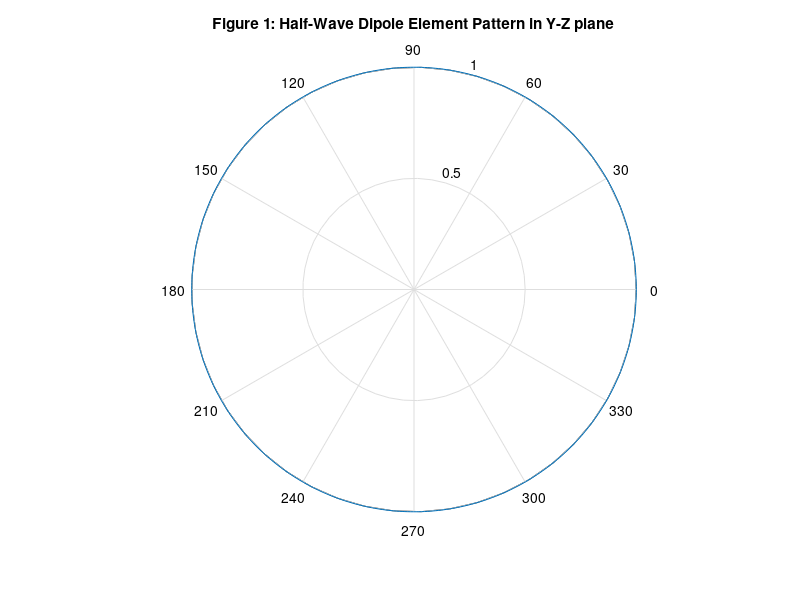
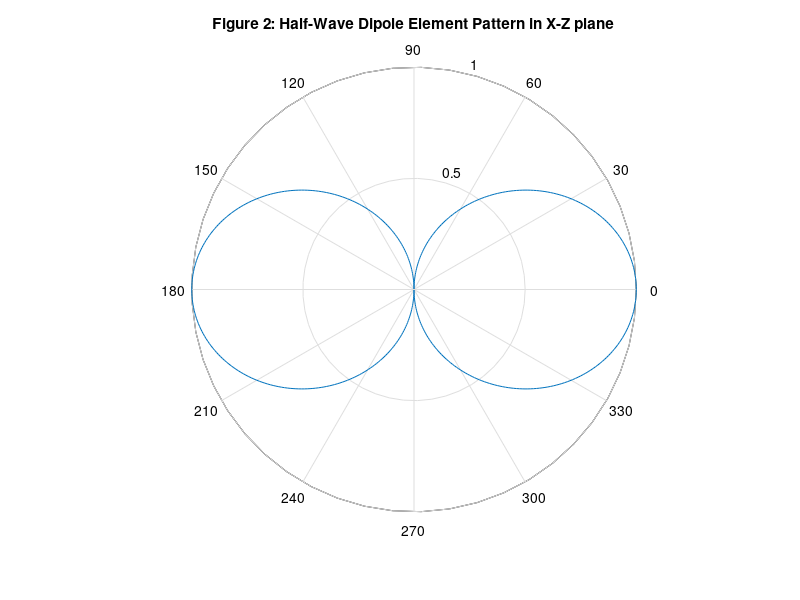
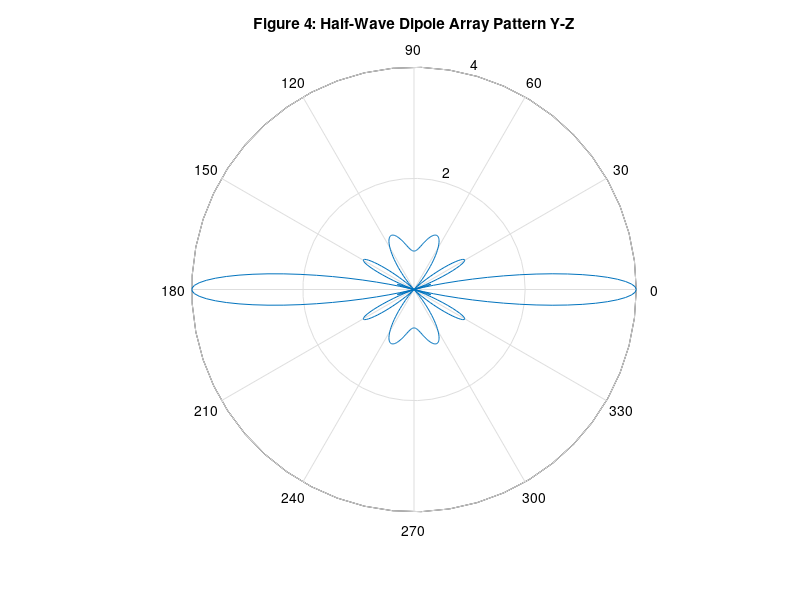
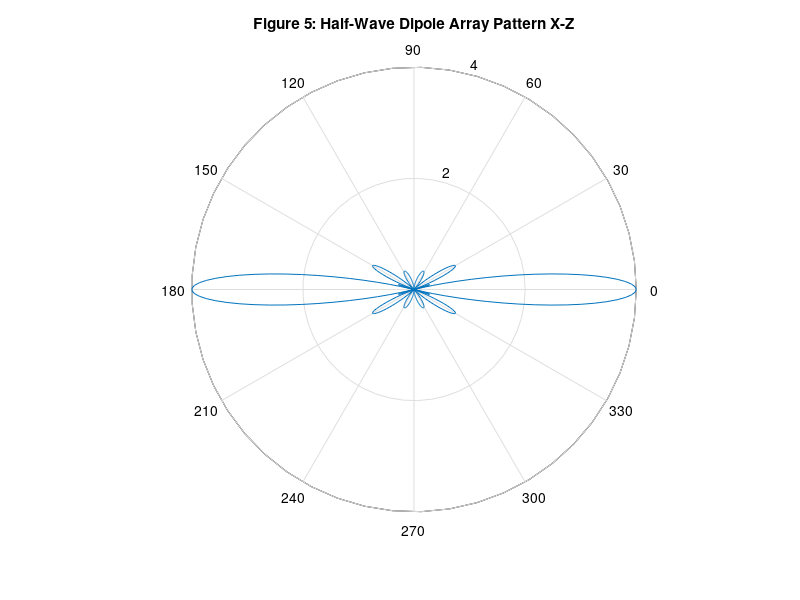

Here is the MATLAB script that generated these plots, in order:
%% ENEL 627 Assignment 3
% Analysis of Van Atta Array using different lengths
% code built off of ENEL 627 assignment 
%
%% Van Atta array parameters
% Frequency 79 GHz
% Transmission line length of first pair = x
% Transmission line length of second pair = y
% Element spacing = z
% Assume Gain and Array factor = 1
% Relative Phase difference calculation
    % First start with same lengths
        % Each pair gets signal 
        % go through phase conjugation calculation
        % see that emitted wave is the same as received
    %
clear all 
close all
clc
% Define parameters of incident wave
fo = 79e9;
c = 2.99792458e8;
lamda = 1/fo;
theta = linspace(0,2*pi,500);
phi = linspace(0,2*pi,500);
d = 0.7*lamda;
incident_phi = 2*pi/lamda*d*sin(theta);

% define parameters of array
l1 = 100;                               % dimensions in mm
l2 = linspace(100-lamda,100+lamda,500);     % l2 over different lengths       
N = l2/(1000*lamda);
l2_electrical = 2*pi*N; 

A1_relative_phase = zeros(1,500);
A2_relative_phase = -1*incident_phi;
A3_relative_phase = -2*incident_phi;
A4_relative_phase = -3*incident_phi;

% use dipole element pattern
% array factor will be generated based on phase of input signal
% array factor is simply superposition of the different relative phases
% (assuming amplitudes of 1)
% so for actual van atta array
% AF_VA = Van_atta_phase(1) + Van_atta_phase(2) + Van_atta_phase(3) + Van_atta_phase(4);


AF_VA = exp(1i*A1_relative_phase) + exp(1i*A2_relative_phase) + exp(1i*A3_relative_phase) + exp(1i*A4_relative_phase);
AF_VA_mag = abs(AF_VA)/4;

for m = 1:500;
    for n = 1:500;
        ElementPattern_HW(m,n) = cos(pi/2*sin(theta(m))*cos(phi(n))) / sqrt((1 - (sin(theta(m))^2*cos(phi(n))^2)));
    end 
end;

% Note we have to plot the element factpr in both planes
figure;
polar(theta, ElementPattern_HW(1,:));
title('Figure 1: Half-Wave Dipole Element Pattern in Y-Z plane');

ElementPatternT = ElementPattern_HW';
figure;
polar(theta, ElementPatternT(1,:));
title('Figure 2: Half-Wave Dipole Element Pattern in X-Z plane');

% Plot Array Pattern
ArrayPattern_HW = zeros(1,500);
%ArrayPattern for X-Z
for m = 1:500;
    for n = 1:500;
        ArrayPattern_HW(m,n) = ElementPattern_HW(m,n) * AF_VA(n);
    end 
end;

%ArrayPattern for Y-Z
for m = 1:500;
    for n = 1:500;
        ArrayPattern_HW_YZ(m,n) = ElementPattern_HW(m,n) * AF_VA(m);
    end 
end;

figure;
polar(theta, ArrayPattern_HW(1,:));
title('Figure 4: Half-Wave Dipole Array Pattern Y-Z');

ArrayPatternT = ArrayPattern_HW_YZ';
figure;
polar(theta, ArrayPatternT(1,:));
title('Figure 5: Half-Wave Dipole Array Pattern X-Z');


%% Question 8.2-5
beta = 2 * pi;
d = 0.001;
Directivity = zeros(1,2000);

for n = 1:2000;
    
    Directivity(n) = 2 / (1 + (sin(beta * d * n) / (beta * d * n)));

end;

figure;
plot(Directivity);
title('Figure 1: Directivity of two-element Broadside Array, alpha = 0');
xlabel('d (function of Lamda)');
ylabel('Directivity');

%% Question 8.4-3
close all
% Plot the element pattern, array factor and array pattern 
% For half-wave dipole spaced lamda apart

% Plot Element Pattern
% create theta and phi array with values ranging 0 to 2pi
theta = pi/250:pi/250:2*pi;
phi = pi/250:pi/250:2*pi;

% Element pattern array of zeros, size 1000
ElementPattern_HW = zeros(1,500);

for m = 1:500;
    for n = 1:500;
        ElementPattern_HW(m,n) = cos(pi/2*sin(theta(m))*cos(phi(n))) / sqrt((1 - (sin(theta(m))^2*cos(phi(n))^2)));
    end 
end;

% Note we have to plot the element factpr in both planes

figure;
polar(theta, ElementPattern_HW(1,:));
title('Figure 1: Half-Wave Dipole Element Pattern in Y-Z plane');

ElementPatternT = ElementPattern_HW';
figure;
polar(theta, ElementPatternT(1,:));
title('Figure 2: Half-Wave Dipole Element Pattern in X-Z plane');

% Plot Array Factor
ArrayFactor_HW = zeros(1,500);

for m = 1:500;
    
    ArrayFactor_HW(m) = cos((pi) * cos(theta(m)));

end;

figure;
polar(theta, ArrayFactor_HW);
title('Figure 3: Half-Wave Dipole Array Factor');

% Plot Array Pattern
ArrayPattern_HW = zeros(1,500);

%ArrayPattern for X-Z
for m = 1:500;
    for n = 1:500;
        ArrayPattern_HW(m,n) = ElementPattern_HW(m,n) * ArrayFactor_HW(n);
    end 
end;

%ArrayPattern for Y-Z
for m = 1:500;
    for n = 1:500;
        ArrayPattern_HW_YZ(m,n) = ElementPattern_HW(m,n) * ArrayFactor_HW(m);
    end 
end;

figure;
polar(theta, ArrayPattern_HW(1,:));
title('Figure 4: Half-Wave Dipole Array Pattern Y-Z');

ArrayPatternT = ArrayPattern_HW_YZ';
figure;
polar(theta, ArrayPatternT(1,:));
title('Figure 5: Half-Wave Dipole Array Pattern X-Z');


%% Question 8.4-6
% Plot the array pattern for four small loop antennas 
% xz plane phi = 0
N = 4;
phi = 0;
% create theta array with values ranging 0 to 2pi
theta = pi/250:pi/250:2*pi;
phi = pi/250:pi/250:2*pi;
% Define psi using general formula and setup for ordinary end-fire
for m = 1:500;
    psi(m) = 0.8*pi*cos(theta(m)) + (0.8*pi);
end;
 
% Plot Element Pattern

ElementPattern_loop_xz = zeros(1,500);

for m = 1:500;
    ElementPattern_loop_xz(m) = sqrt(1 - (sin(theta(m))^2));
    
end;

figure;
polar(theta, ElementPattern_loop_xz);
title('Figure 1: Small Loop Array, Element Pattern');

% Plot Array Factor
% Array Factor array of zeros, size 1000
ArrayFactor_loop_xz = zeros(1,500);

for m = 1:500;
    %ArrayFactor_loop_xz(m) = sin(psi(m)*N/2) / (N*sin(psi(m)/2));
    ArrayFactor_loop_xz(m) = (sin(1.6*pi*cos(theta(m))-1.6*pi))/(4*sin(0.4*pi*cos(theta(m))-0.4*pi));
end;

figure;
AF_Loop_Mag = abs(ArrayFactor_loop_xz);
plot(psi, AF_Loop_Mag) 

figure;
polar(theta, AF_Loop_Mag);
title('Figure 2: Small Loop Array Factor, N = 4');

% Plot Array Pattern
% Array Pattern array of zeros, size 1000
ArrayPattern_loop_xz = zeros(1,500);

for m = 1:500;
    
    ArrayPattern_loop_xz(m) = ElementPattern_loop_xz(m) * ArrayFactor_loop_xz(m);

end;
APattern_Loop_Mag = abs(ArrayPattern_loop_xz);

figure;
polar(theta, APattern_Loop_Mag);
title('Figure 3: Small Loop Array Pattern, N = 4');
%% 8.4-8
% Holy shit it's getting late

for m = 1:500;
    psi(m) = 0.83*2*pi*cos(theta(m));
end;

for m = 1:500;
    ArrayFactorDipoleDesign(m) = abs(sin(2*psi(m))/(4*sin(psi(m)/2)));
end

figure;
polar(theta, ArrayFactorDipoleDesign);
title('Figure 1: Design With 4 Parallel Dipoles, N = 4');


for m = 1:500;
    ArrayPatternEPlane(m) = ArrayFactorDipoleDesign(m)*ElementPattern_loop_xz(m);
end

figure;
polar(theta, ArrayPatternEPlane);
title('Figure 2: Array Pattern in E plane, N = 4');

